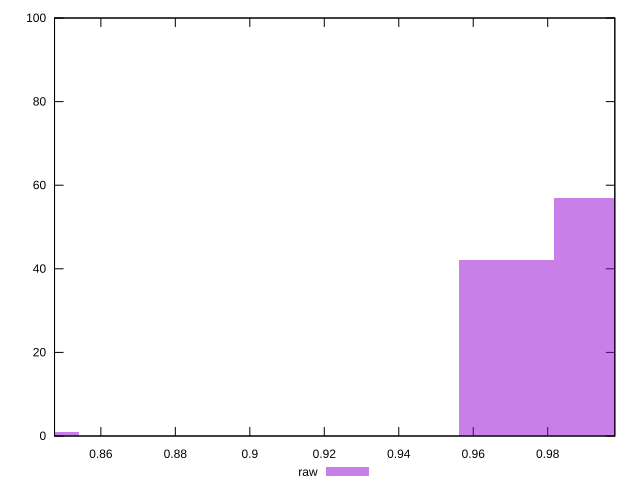

Here is the gnuplot script that generated this plot:
reset

$raw <<EOF
0.8413600889545249 1
0.9943346505826203 57
0.968838890311271 42
EOF

set key outside below
set boxwidth 0.025495760271349237
set xrange [0.8475587552842134:0.9980231261711547]
set yrange [0:100]
set trange [0:100]
set style fill transparent solid 0.5 noborder
set terminal svg size 640, 490 enhanced background rgb 'white'
set output "reports/report_00032_2021-02-25T10-28-15.087Z/meta/pScore/samples/card/raw/histogram.svg"

plot $raw title "raw" with boxes

reset
